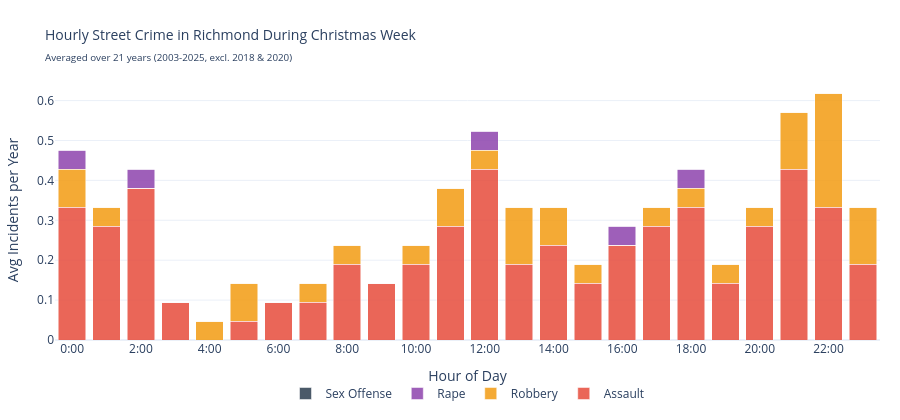

This figure's notebook cell:
### Markdown cell above
## Visualization 3: Hourly Crime Pattern — Interactive (Plotly)

Hourly distribution of street crime in the Richmond district during Christmas week,
averaged across all included years. Timmy uses this to plan his daily schedule.

### Code cell
# ── Viz 3: Hourly crime pattern (interactive) ────────────────────────────────

# Filter: safest district + safest week, across all years
hourly_df = street_df[
    (street_df["week"] == safest_week)
    & (street_df["Police District"] == safest_district)
].copy()

print(f"District: {safest_district}, Week: {safest_week}")
print(f"Total incidents across {n_years} years: {len(hourly_df)}")

# Aggregate by hour and crime type, average across years
hourly_by_type = (
    hourly_df.groupby(["hour", "Unified Category"])
    .size()
    .reset_index(name="total_count")
)
hourly_by_type["avg_count"] = hourly_by_type["total_count"] / n_years
hourly_by_type = hourly_by_type.rename(columns={"Unified Category": "Crime Type"})

# ── Color palette ────────────────────────────────────────────────────────────
crime_colors = {
    "Assault": "#e74c3c",
    "Robbery": "#f39c12",
    "Rape": "#8e44ad",
    "Sex Offense": "#2c3e50",
}

# ── Build interactive figure ─────────────────────────────────────────────────
fig = go.Figure()

for crime_type in STREET_CRIME_CATEGORIES:
    ct_data = hourly_by_type[hourly_by_type["Crime Type"] == crime_type]
    full_hours = pd.DataFrame({"hour": range(24)})
    ct_data = full_hours.merge(ct_data, on="hour", how="left").fillna(0)

    fig.add_trace(
        go.Bar(
            x=ct_data["hour"],
            y=ct_data["avg_count"],
            name=crime_type,
            marker_color=crime_colors[crime_type],
            opacity=0.85,
            hovertemplate=(
                f"<b>{crime_type}</b><br>"
                "Hour: %{x}:00<br>"
                "Avg incidents/year: %{y:.2f}"
                "<extra></extra>"
            ),
        )
    )

fig.update_layout(
    title=dict(
        text=(
            f"Hourly Street Crime in {safest_district} During Christmas Week"
            f"<br><sub>Averaged over {n_years} years (2003-2025, excl. 2018 & 2020)</sub>"
        ),
        font=dict(size=14),
    ),
    xaxis=dict(
        title="Hour of Day",
        tickmode="array",
        tickvals=list(range(0, 24, 2)),
        ticktext=[f"{h}:00" for h in range(0, 24, 2)],
        range=[-0.5, 23.5],
    ),
    yaxis=dict(
        title="Avg Incidents per Year",
        rangemode="tozero",
    ),
    barmode="stack",
    legend=dict(
        orientation="h",
        yanchor="top",
        y=-0.15,
        xanchor="center",
        x=0.5,
        title=None,
    ),
    hoverlabel=dict(bgcolor="white", font_size=12),
    template="plotly_white",
    margin=dict(l=50, r=20, t=80, b=80),
    height=420,
)

fig.show()
fig.write_html(f"{EXPORT_DIR}/viz3_hourly_interactive.html", include_plotlyjs="cdn")
print(f"Exported to {EXPORT_DIR}/viz3_hourly_interactive.html")

### Figure 1 — Plotly figure (JSON) as saved in the notebook; plotly's stock layout.template omitted (floating-point values rounded to 4 significant figures)
{"data": [{"hovertemplate": "<b>Assault</b><br>Hour: %{x}:00<br>Avg incidents/year: %{y:.2f}<extra></extra>", "marker": {"color": "#e74c3c"}, "name": "Assault", "opacity": 0.85, "type": "bar", "x": [0, 1, 2, 3, 4, 5, 6, 7, 8, 9, 10, 11, 12, 13, 14, 15, 16, 17, 18, 19, 20, 21, 22, 23], "y": [0.3333, 0.2857, 0.381, 0.09524, 0.0, 0.04762, 0.09524, 0.09524, 0.1905, 0.1429, 0.1905, 0.2857, 0.4286, 0.1905, 0.2381, 0.1429, 0.2381, 0.2857, 0.3333, 0.1429, 0.2857, 0.4286, 0.3333, 0.1905]}, {"hovertemplate": "<b>Robbery</b><br>Hour: %{x}:00<br>Avg incidents/year: %{y:.2f}<extra></extra>", "marker": {"color": "#f39c12"}, "name": "Robbery", "opacity": 0.85, "type": "bar", "x": [0, 1, 2, 3, 4, 5, 6, 7, 8, 9, 10, 11, 12, 13, 14, 15, 16, 17, 18, 19, 20, 21, 22, 23], "y": [0.09524, 0.04762, 0.0, 0.0, 0.04762, 0.09524, 0.0, 0.04762, 0.04762, 0.0, 0.04762, 0.09524, 0.04762, 0.1429, 0.09524, 0.04762, 0.0, 0.04762, 0.04762, 0.04762, 0.04762, 0.1429, 0.2857, 0.1429]}, {"hovertemplate": "<b>Rape</b><br>Hour: %{x}:00<br>Avg incidents/year: %{y:.2f}<extra></extra>", "marker": {"color": "#8e44ad"}, "name": "Rape", "opacity": 0.85, "type": "bar", "x": [0, 1, 2, 3, 4, 5, 6, 7, 8, 9, 10, 11, 12, 13, 14, 15, 16, 17, 18, 19, 20, 21, 22, 23], "y": [0.04762, 0.0, 0.04762, 0.0, 0.0, 0.0, 0.0, 0.0, 0.0, 0.0, 0.0, 0.0, 0.04762, 0.0, 0.0, 0.0, 0.04762, 0.0, 0.04762, 0.0, 0.0, 0.0, 0.0, 0.0]}, {"hovertemplate": "<b>Sex Offense</b><br>Hour: %{x}:00<br>Avg incidents/year: %{y:.2f}<extra></extra>", "marker": {"color": "#2c3e50"}, "name": "Sex Offense", "opacity": 0.85, "type": "bar", "x": [0, 1, 2, 3, 4, 5, 6, 7, 8, 9, 10, 11, 12, 13, 14, 15, 16, 17, 18, 19, 20, 21, 22, 23], "y": [0.0, 0.0, 0.0, 0.0, 0.0, 0.0, 0.0, 0.0, 0.0, 0.0, 0.0, 0.0, 0.0, 0.0, 0.0, 0.0, 0.0, 0.0, 0.0, 0.0, 0.0, 0.0, 0.0, 0.0]}], "layout": {"barmode": "stack", "height": 420, "hoverlabel": {"bgcolor": "white", "font": {"size": 12}}, "legend": {"orientation": "h", "title": {}, "x": 0.5, "xanchor": "center", "y": -0.15, "yanchor": "top"}, "margin": {"b": 80, "l": 50, "r": 20, "t": 80}, "title": {"font": {"size": 14}, "text": "Hourly Street Crime in Richmond During Christmas Week<br><sub>Averaged over 21 years (2003-2025, excl. 2018 & 2020)</sub>"}, "xaxis": {"range": [-0.5, 23.5], "tickmode": "array", "ticktext": ["0:00", "2:00", "4:00", "6:00", "8:00", "10:00", "12:00", "14:00", "16:00", "18:00", "20:00", "22:00"], "tickvals": [0, 2, 4, 6, 8, 10, 12, 14, 16, 18, 20, 22], "title": {"text": "Hour of Day"}}, "yaxis": {"rangemode": "tozero", "title": {"text": "Avg Incidents per Year"}}}}
